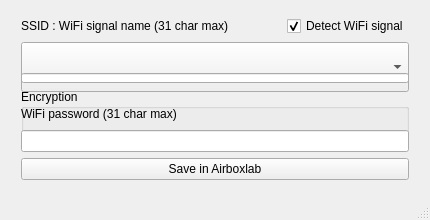
<?xml version="1.0" encoding="UTF-8"?>
<ui version="4.0">
 <class>MainWindow</class>
 <widget class="QMainWindow" name="MainWindow">
  <property name="geometry">
   <rect>
    <x>0</x>
    <y>0</y>
    <width>430</width>
    <height>220</height>
   </rect>
  </property>
  <property name="sizePolicy">
   <sizepolicy hsizetype="Fixed" vsizetype="Fixed">
    <horstretch>0</horstretch>
    <verstretch>0</verstretch>
   </sizepolicy>
  </property>
  <property name="minimumSize">
   <size>
    <width>430</width>
    <height>220</height>
   </size>
  </property>
  <property name="maximumSize">
   <size>
    <width>430</width>
    <height>220</height>
   </size>
  </property>
  <property name="windowTitle">
   <string>Airboxlab WiFi Configurator</string>
  </property>
  <widget class="QWidget" name="centralWidget">
   <widget class="QWidget" name="layoutWidget">
    <property name="geometry">
     <rect>
      <x>10</x>
      <y>0</y>
      <width>410</width>
      <height>191</height>
     </rect>
    </property>
    <layout class="QVBoxLayout" name="verticalLayout_3">
     <property name="sizeConstraint">
      <enum>QLayout::SetNoConstraint</enum>
     </property>
     <item>
      <layout class="QHBoxLayout" name="horizontalLayout">
       <item>
        <layout class="QVBoxLayout" name="verticalLayout">
         <item>
          <spacer name="verticalSpacer_3">
           <property name="orientation">
            <enum>Qt::Vertical</enum>
           </property>
           <property name="sizeType">
            <enum>QSizePolicy::Fixed</enum>
           </property>
           <property name="sizeHint" stdset="0">
            <size>
             <width>20</width>
             <height>5</height>
            </size>
           </property>
          </spacer>
         </item>
         <item>
          <layout class="QHBoxLayout" name="horizontalLayout_2">
           <property name="sizeConstraint">
            <enum>QLayout::SetFixedSize</enum>
           </property>
           <item>
            <widget class="QLabel" name="label">
             <property name="maximumSize">
              <size>
               <width>16777215</width>
               <height>30</height>
              </size>
             </property>
             <property name="text">
              <string>SSID : WiFi signal name (31 char max)</string>
             </property>
            </widget>
           </item>
           <item>
            <spacer name="horizontalSpacer">
             <property name="orientation">
              <enum>Qt::Horizontal</enum>
             </property>
             <property name="sizeHint" stdset="0">
              <size>
               <width>40</width>
               <height>20</height>
              </size>
             </property>
            </spacer>
           </item>
           <item>
            <widget class="QCheckBox" name="detect">
             <property name="text">
              <string>Detect WiFi signal</string>
             </property>
             <property name="checked">
              <bool>true</bool>
             </property>
            </widget>
           </item>
          </layout>
         </item>
         <item>
          <spacer name="verticalSpacer_2">
           <property name="orientation">
            <enum>Qt::Vertical</enum>
           </property>
           <property name="sizeHint" stdset="0">
            <size>
             <width>20</width>
             <height>40</height>
            </size>
           </property>
          </spacer>
         </item>
         <item>
          <widget class="QComboBox" name="comboBox">
           <property name="sizePolicy">
            <sizepolicy hsizetype="Preferred" vsizetype="Preferred">
             <horstretch>0</horstretch>
             <verstretch>0</verstretch>
            </sizepolicy>
           </property>
           <property name="minimumSize">
            <size>
             <width>0</width>
             <height>50</height>
            </size>
           </property>
           <property name="font">
            <font>
             <pointsize>10</pointsize>
            </font>
           </property>
           <property name="maxVisibleItems">
            <number>100</number>
           </property>
           <property name="sizeAdjustPolicy">
            <enum>QComboBox::AdjustToContents</enum>
           </property>
          </widget>
         </item>
         <item>
          <layout class="QVBoxLayout" name="verticalLayout_2">
           <item>
            <widget class="QLineEdit" name="ssid"/>
           </item>
           <item>
            <widget class="QGroupBox" name="encryption">
             <property name="minimumSize">
              <size>
               <width>0</width>
               <height>45</height>
              </size>
             </property>
             <property name="maximumSize">
              <size>
               <width>16777215</width>
               <height>45</height>
              </size>
             </property>
             <property name="title">
              <string>Encryption</string>
             </property>
             <widget class="QWidget" name="layoutWidget">
              <property name="geometry">
               <rect>
                <x>20</x>
                <y>20</y>
                <width>348</width>
                <height>20</height>
               </rect>
              </property>
              <layout class="QHBoxLayout" name="horizontalLayout_4">
               <item>
                <widget class="QRadioButton" name="None">
                 <property name="text">
                  <string>None</string>
                 </property>
                </widget>
               </item>
               <item>
                <widget class="QRadioButton" name="WEP">
                 <property name="text">
                  <string>WEP</string>
                 </property>
                </widget>
               </item>
               <item>
                <widget class="QRadioButton" name="WPA">
                 <property name="text">
                  <string>WPA</string>
                 </property>
                </widget>
               </item>
               <item>
                <widget class="QRadioButton" name="WPA2">
                 <property name="text">
                  <string>WPA2</string>
                 </property>
                 <property name="checked">
                  <bool>true</bool>
                 </property>
                </widget>
               </item>
              </layout>
             </widget>
            </widget>
           </item>
          </layout>
         </item>
         <item>
          <spacer name="verticalSpacer">
           <property name="orientation">
            <enum>Qt::Vertical</enum>
           </property>
           <property name="sizeHint" stdset="0">
            <size>
             <width>20</width>
             <height>40</height>
            </size>
           </property>
          </spacer>
         </item>
         <item>
          <widget class="QLabel" name="label_3">
           <property name="minimumSize">
            <size>
             <width>0</width>
             <height>20</height>
            </size>
           </property>
           <property name="maximumSize">
            <size>
             <width>16777215</width>
             <height>30</height>
            </size>
           </property>
           <property name="text">
            <string>WiFi password (31 char max)</string>
           </property>
          </widget>
         </item>
         <item>
          <widget class="QLineEdit" name="pwd">
           <property name="maxLength">
            <number>31</number>
           </property>
          </widget>
         </item>
         <item>
          <widget class="QPushButton" name="update">
           <property name="text">
            <string>Save in Airboxlab</string>
           </property>
          </widget>
         </item>
        </layout>
       </item>
      </layout>
     </item>
    </layout>
   </widget>
  </widget>
  <widget class="QStatusBar" name="statusBar"/>
 </widget>
 <layoutdefault spacing="6" margin="11"/>
 <resources/>
 <connections/>
</ui>
